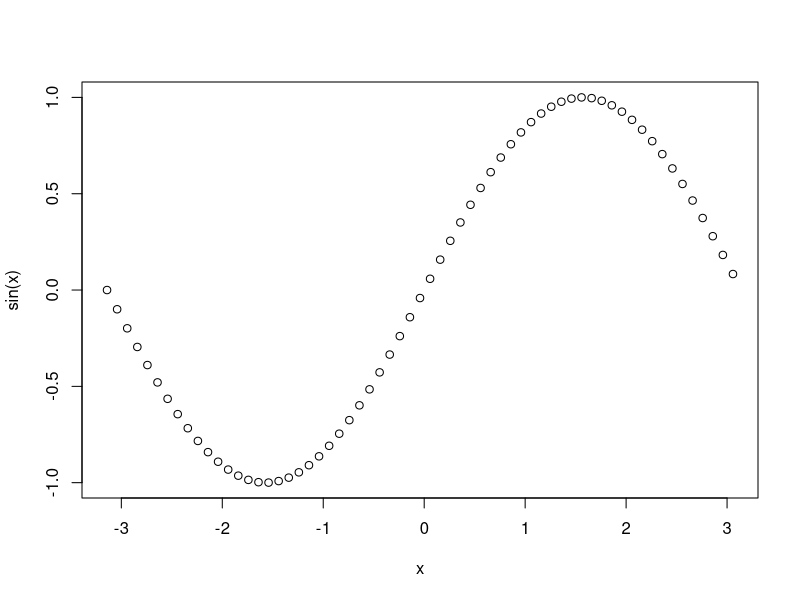
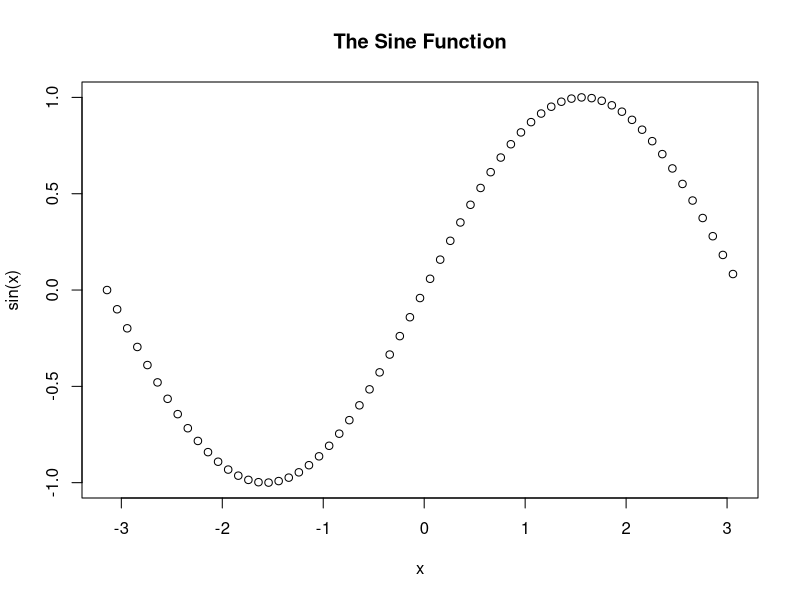
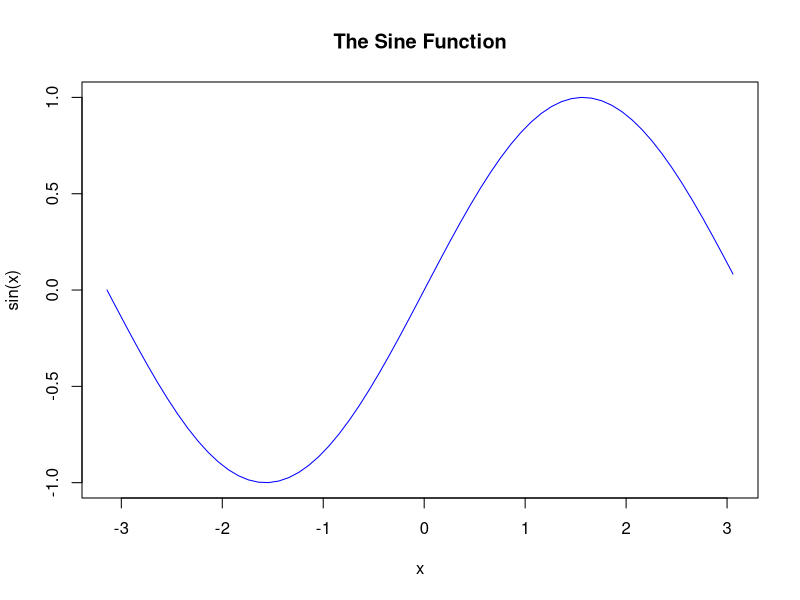
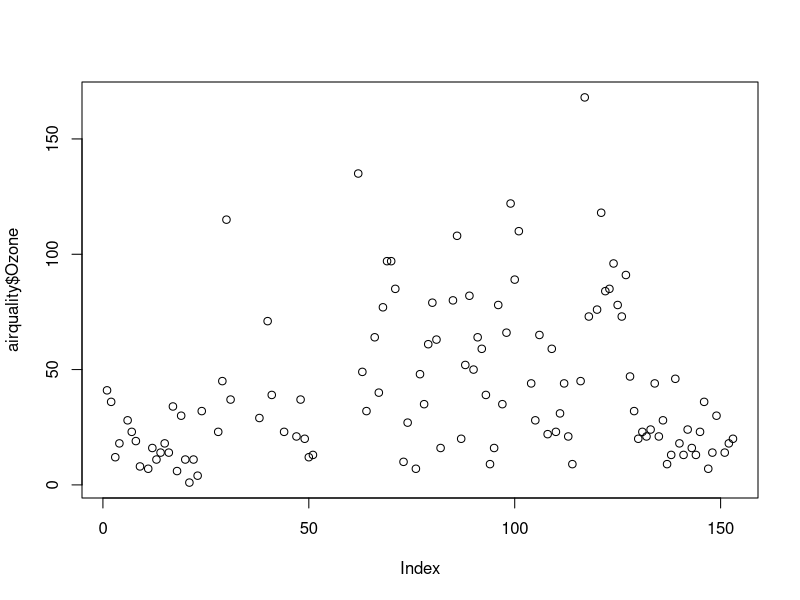
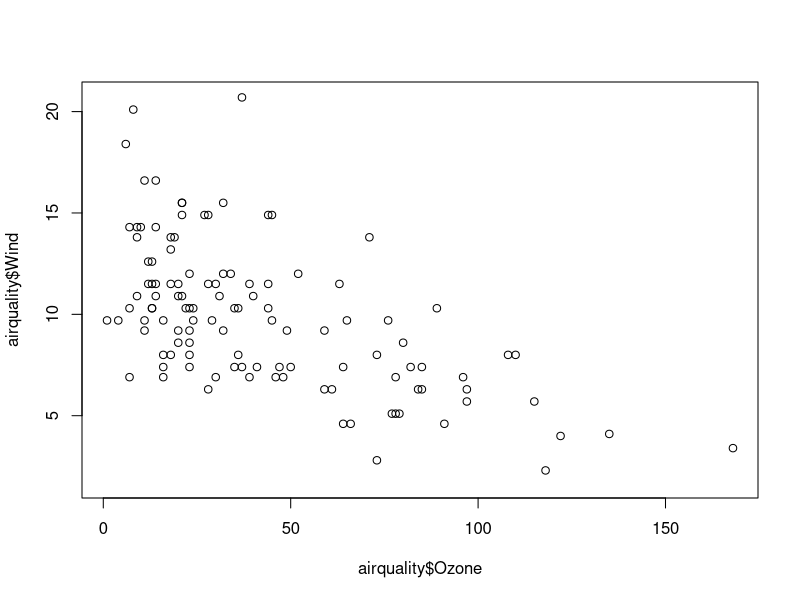
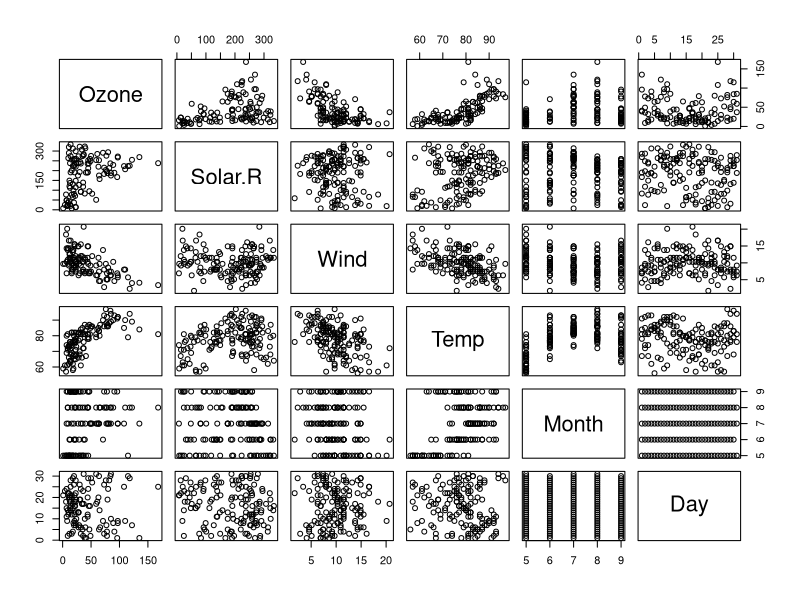
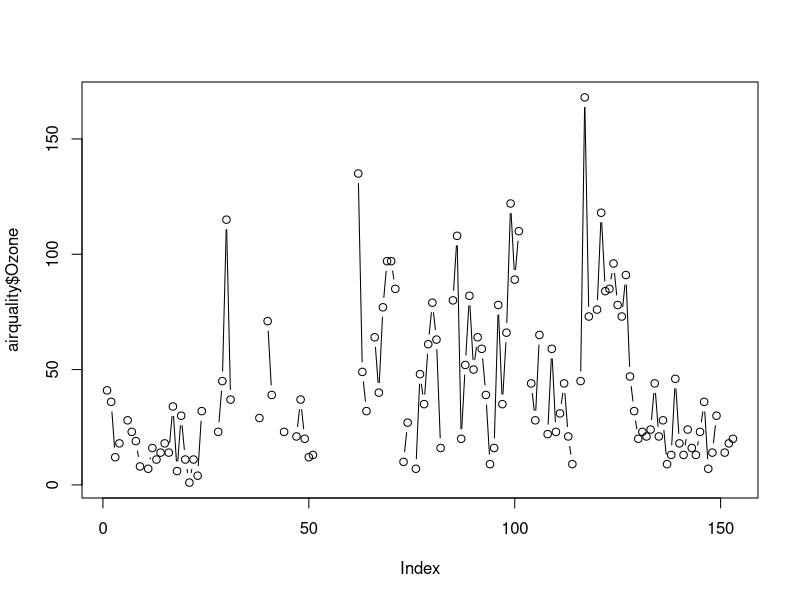
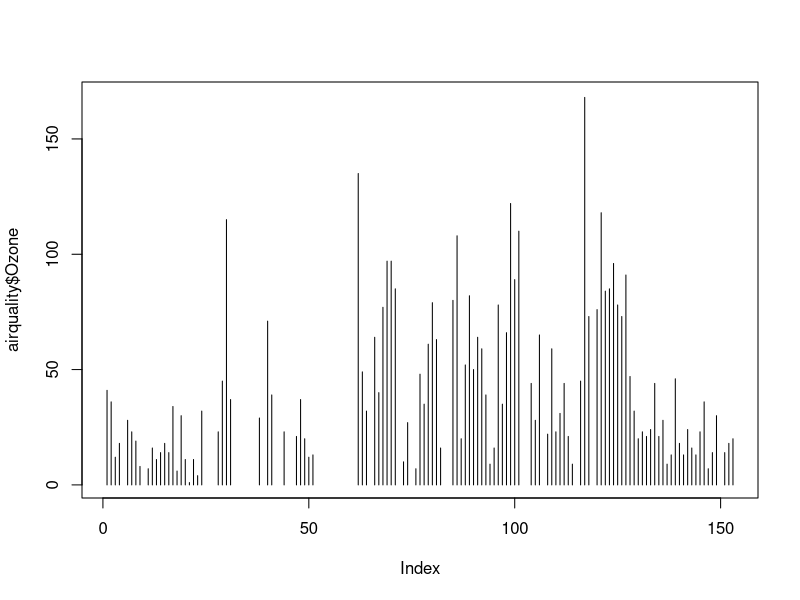

These charts were generated, in order, by the following R code:
##################################Basics of R###############################

# Calculate 3 + 4
3 + 4

# Calculate 6 + 12
6+12

# An addition
5 + 5 

# A subtraction
5 - 5 

# A multiplication
3 * 5

# Assign the value 42 to x
x <- 42

# Print out the value of the variable x
x


# Assign the value 5 to the variable my_apples
my_apples<-5

# Print out the value of the variable my_apples
my_apples


# Assign a value to the variables my_apples and my_oranges
my_apples <- 5
my_oranges <-6

# Add these two variables together
print(my_oranges+my_apples)

# Create the variable my_fruit
my_fruit<-print(my_apples+my_oranges)


# Assign a value to the variable my_apples
my_apples <- 5 

# Fix the assignment of my_oranges
my_oranges <- 6 

# Create the variable my_fruit and print it out
my_fruit <- my_apples + my_oranges 
print(my_fruit)


# Change my_numeric to be 42
my_numeric <- 42

# Change my_character to be "universe"
my_character <- "universe"

# Change my_logical to be FALSE
my_logical <- FALSE

print(my_logical)


# Declare variables of different types
my_numeric <- 42
my_character <- "universe"
my_logical <- FALSE 

########################Check the class of variable#########################

# Check class of my_numeric
class(my_numeric)

# Check class of my_character
class(my_character)

# Check class of my_logical
class(my_logical)

#####################For loops in r #############################################



# Create a vector filled with random normal values
u1 <- rnorm(30)
print("This loop calculates the square of the first 10 elements of vector u1")

# Initialize `usq`
usq <- 0

for(i in 1:10) {
  # i-th element of `u1` squared into `i`-th position of `usq`
  usq[i] <- u1[i]*u1[i]
  print(usq[i])
}

print(i)



# Create a 30 x 30 matrix (of 30 rows and 30 columns)
mymat <- matrix(nrow=30, ncol=30)

# For each row and for each column, assign values based on position: product of two indexes
for(i in 1:dim(mymat)[1]) {
  for(j in 1:dim(mymat)[2]) {
    mymat[i,j] = i*j
  }
}

# Just show the upper left 10x10 chunk
mymat[1:10, 1:10]


# Create your three-dimensional array
my_array <- array(1:20, dim=c(20, 20, 20))

for (i in 1:dim(my_array)[1]) {
  for (j in 1:dim(my_array)[2]) {
    for (k in 1:dim(my_array)[3]) {
      my_array[i,j,k] = i*j*k
    }
  }
}

# Show a 10x10x15 chunk of your array
my_array[1:10, 1:10, 1:15]



###################Changing the type of variable #####################################

# Change the Type of Variable
my_int <- 4
class(my_int)

nr <- as.integer(my_int)
class(nr)


###########if else loops #########################

x <- -5
if (x < 0) {
  print("Negative number")
}else if (x > 0) {
  print("Positive number")
}else {
  print("Zero")}



################## Instaling Packages #########################
install.packages("dplyr")



################### Plot ###################################
x <- seq(-pi,pi,0.1)
plot(x, sin(x))



plot(x, sin(x),
     main="The Sine Function",
     ylab="sin(x)")


#"p" - points
#"l" - lines
#"b" - both points and lines
#"c" - empty points joined by lines
#"o" - overplotted points and lines
#"s" and "S" - stair steps
#"h" - histogram-like vertical lines
#"n" - does not produce any points or lines


plot(x, sin(x),
     main="The Sine Function",
     ylab="sin(x)",
     type="l",
     col="blue")


################### Data Visualizations ############################

data(airquality)
# airquality = read.csv('airquality.csv',header=TRUE, sep=",")

head(airquality, n=3)
tail(airquality, n=3)

data<-airquality

summary(data)

plot(airquality$Ozone)
plot(airquality$Ozone, airquality$Wind)
plot(airquality)
# points and lines 
plot(airquality$Ozone, type= "b")
# high density vertical lines.
plot(airquality$Ozone, type= "h")
plot(airquality$Ozone, xlab = 'ozone Concentration', ylab = 'No of Instances', main = 'Ozone levels in NY city', col = 'green')
hist(airquality$Solar.R)
boxplot(airquality$Solar.R)
boxplot(airquality[,0:4], main='Multiple Box plots')


################## Machine learning Model in R ###############################

data <- cars
head(data)
plot(x=cars$speed, y=cars$dist, main="Dist ~ Speed")  # scatterplot
scatter.smooth(x=cars$speed, y=cars$dist, main="Dist ~ Speed")  # scatterplot
par(mfrow=c(1, 2))  # divide graph area in 2 columns

boxplot(cars$speed, main="Speed", sub=paste("Outlier rows: ", boxplot.stats(cars$speed)$out))  # box plot for 'speed'

boxplot(cars$dist, main="Distance", sub=paste("Outlier rows: ", boxplot.stats(cars$dist)$out))  # box plot for 'distance'

cor(cars$speed, cars$dist) 
linearMod <- lm(dist ~ speed, data=cars)  # build linear regression model on full data
print(linearMod)
summary(linearMod) 


# capture model summary as an object
modelSummary <- summary(linearMod)  

# model coefficients
modelCoeffs <- modelSummary$coefficients  

# get beta estimate for speed
beta.estimate <- modelCoeffs["speed", "Estimate"]

# get std.error for speed  
std.error <- modelCoeffs["speed", "Std. Error"]  


# Create Training and Test data -
set.seed(100)  # setting seed to reproduce results of random sampling
trainingRowIndex <- sample(1:nrow(cars), 0.8*nrow(cars))  # row indices for training data
trainingData <- cars[trainingRowIndex, ]  # model training data
testData  <- cars[-trainingRowIndex, ]   # test data

# Build the model on training data
lmMod <- lm(dist ~ speed, data=trainingData)  # build the model
distPred <- predict(lmMod, testData)  # predict distance

summary (lmMod)  


actuals_preds <- data.frame(cbind(actuals=testData$dist, predicteds=distPred))
actuals_preds

# Min-Max Accuracy Calculation
min_max_accuracy <- mean(apply(actuals_preds, 1, min) / apply(actuals_preds, 1, max))  

# MAPE Calculation
mape <- mean(abs((actuals_preds$predicteds - actuals_preds$actuals))/actuals_preds$actuals)  



######################### Logistic Regression #####################################


# install.packages("mlbench")
data(BreastCancer, package="mlbench")
data<-BreastCancer
head(data)
bc <- BreastCancer[complete.cases(BreastCancer), ]  # create copy
str(data)
str(bc)

# remove id column
bc <- bc[,-1]
head(bc)

# convert factors to numeric
for(i in 1:9) {
  bc[, i] <- as.numeric(as.character(bc[, i]))
}


bc$Class <- ifelse(bc$Class == "malignant", 1, 0)
bc$Class <- factor(bc$Class, levels = c(0, 1))
str(bc)

table(bc$Class)

library(caret)
'%ni%' <- Negate('%in%')  # define 'not in' func
options(scipen=999)  # prevents printing scientific notations.

# Prep Training and Test data.
set.seed(100)
trainDataIndex <- createDataPartition(bc$Class, p=0.7, list = F)  # 70% training data
trainData <- bc[trainDataIndex, ]
testData <- bc[-trainDataIndex, ]

# Build Logistic Model
logitmod <- glm(Class ~  Cell.size + Cell.shape, family = "binomial", data=trainData)
summary(logitmod)

pred <- predict(logitmod, newdata = testData, type = "response")

y_pred_num <- ifelse(pred > 0.5, 1, 0)
y_pred <- factor(y_pred_num, levels=c(0, 1))
y_act <- testData$Class

mean(y_pred == y_act) 


# linearMod <- lm(dist ~ speed, data=cars)  # build linear regression model
# logitMod <- glm(ABOVE50K ~ RELATIONSHIP + AGE + CAPITALGAIN + OCCUPATION + EDUCATIONNUM, data=trainingData, family=binomial)
# decision_tree = tree(High~.-Sales, data=carseats)
# randomforest = randomForest(medv~., data = boston, subset = train)
# boosting = gbm(medv~., data = boston[train,], distribution = "gaussian", n.trees = 10000, shrinkage = 0.01, interaction.depth = 4)
# xgb <- xgboost(data = data.matrix(X[,-1]), label = y,eta = 0.1, max_depth = 15,nround=25,subsample = 0.5, colsample_bytree = 0.5, seed = 1, eval_metric = "merror",objective = "multi:softprob", num_class = 12,nthread = 3)
# Knnmodel <- knn(iris_train,iris_test,cl=iris_target_category,k=13)
